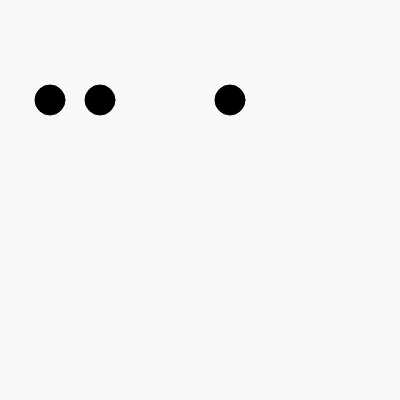
Frame 1 (no input)
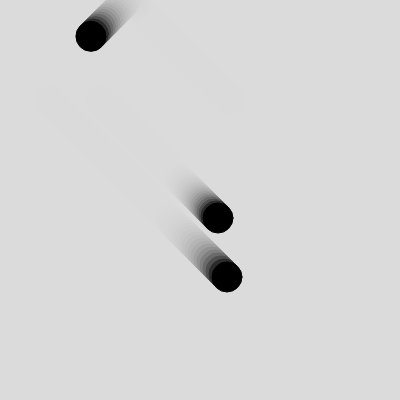
Frame 60 (no input)
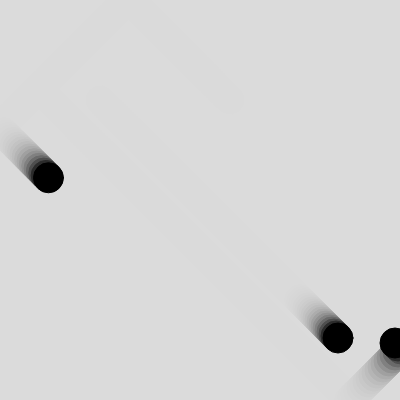
Frame 120 (the mouse pressed at the canvas centre since frame 60)

The p5.js sketch that drew these frames (run headless with seeded random() and noise() and a simulated clock; from frame 60 on, the mouse is pressed at the canvas centre):

// p5.js sketch
// ── sketch.js
class Ball {

  constructor(ix, ypsilon, _speed){
    this.x = ix;
    this.y = ypsilon;

    this.xSpeed = _speed;
    this.ySpeed = _speed;
  }

  paint() {
    fill(0);
    circle(this.x,this.y,30);
  }

  update(){

    if(this.x <= 0 || this.x >= width) {
      this.xSpeed *= -1;
    }

    if(this.y <= 0 || this.y >= height) {
      this.ySpeed *= -1;
    }
    this.x += this.xSpeed;
    this.y += this.ySpeed;

  }
}


let ball1, ball2, ball3;

function setup() {
  createCanvas(400, 400);

  ball1 = new Ball(100,100,2);
  ball2 = new Ball(230,100,random(-3.3));
  ball3 = new Ball(50,100,3);



}

function draw() {
  background(220,50);

  ball1.paint();
  ball1.update();


  ball2.paint();
  ball2.update();


  ball3.paint();
  ball3.update();


}
